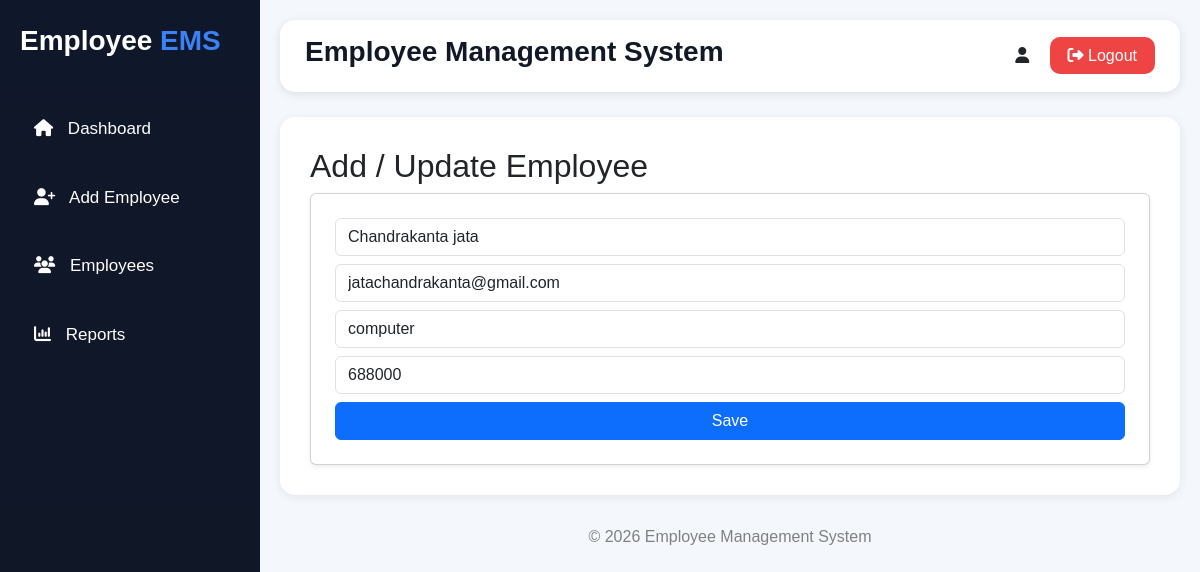
/employees/update/3/, run on the app's committed database.
### epmployees/models.py (models this page shows, shortened)
class Employee(models.Model):
    name = models.CharField(max_length=100)
    email = models.EmailField()
    department = models.CharField(max_length=100)
    salary = models.IntegerField()

### epmployees/views.py (the view, shortened to what this page needs)
# urls.py: path('update/<int:id>/', views.update_employee, name='update_employee'),
def update_employee(request, id):
    employee = get_object_or_404(Employee, id=id)
    return render(request, 'epmployees/update.html', {'employee': employee})

### epmployees/templates/epmployees/update.html (shortened to what this page needs)
{% extends 'epmployees/base.html' %}
{% block content %}
<h2>Add / Update Employee</h2>
<form method="POST" class="card p-4 shadow-sm">
    <input type="text" name="name" class="form-control mb-2" placeholder="Name" value="{{ employee.name }}">
    <input type="email" name="email" class="form-control mb-2" placeholder="Email" value="{{ employee.email }}">
    <input type="text" name="department" class="form-control mb-2" placeholder="Department" value="{{ employee.department }}">
    <input type="number" name="salary" class="form-control mb-2" placeholder="Salary" value="{{ employee.salary }}">
    <button type="submit" class="btn btn-primary">Save</button>
</form>
{% endblock %}

### epmployees/templates/epmployees/base.html (style rules this page uses)
* { margin:0; padding:0; box-sizing:border-box; }
body { background:#f4f7fc; font-family:Arial, sans-serif; }

### data on the page
Employee: name "Chandrakanta jata", email "jatachandrakanta@gmail.com", department "computer", salary "688000"
